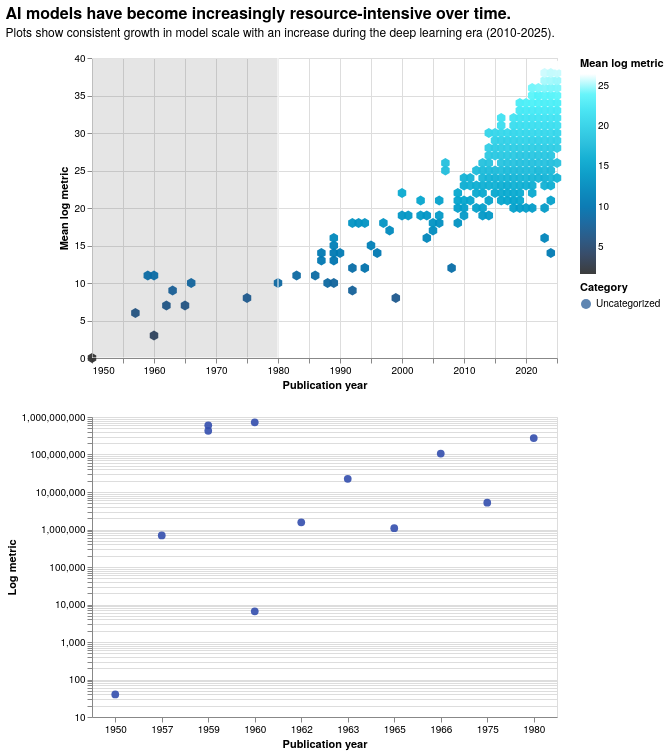

Here is the Vega-Lite specification saved for this chart:
### Vega-Lite specification from a JSON file in a GitHub repository (floating-point values rounded to 4 significant figures; data arrays with more than 128 entries replaced by an {"elided": "..."} marker saying what was removed)
{"config": {"view": {"continuousWidth": 300, "continuousHeight": 300}, "font": "Helvetica Neue"}, "vconcat": [{"layer": [{"data": {"name": "data-d5c8fd385c7a63cf1041109634edce62"}, "mark": {"type": "rect", "color": "#7EC6E3", "opacity": 0.15}, "encoding": {"x": {"field": "start", "type": "quantitative"}, "x2": {"field": "end"}, "y": {"value": 0}, "y2": {"value": 300}}, "transform": [{"filter": {"param": "show_dl_era"}}]}, {"data": {"name": "data-f80c3a47833a346ad6cdd2bd8ee7e16e"}, "mark": {"type": "text", "align": "left", "baseline": "bottom", "color": "black", "dx": 40, "dy": 5, "fontSize": 12, "fontWeight": "bold"}, "encoding": {"text": {"field": "label", "type": "nominal"}, "x": {"field": "start", "type": "quantitative"}, "y": {"value": 290}}, "transform": [{"filter": {"param": "show_dl_era"}}]}, {"data": {"name": "data-38163c590cee77754c0985e7d2a3054c"}, "mark": {"type": "point", "shape": "M0,-2.3094010768L2,-1.1547005384 2,1.1547005384 0,2.3094010768 -2,1.1547005384 -2,-1.1547005384Z", "size": 18, "stroke": "black", "strokeWidth": 0}, "encoding": {"fill": {"field": "y_field", "scale": {"scheme": "darkblue"}, "title": "Mean log metric", "type": "quantitative"}, "opacity": {"condition": [{"param": "param_2", "value": 0.95, "empty": true}], "value": 0.3}, "tooltip": [{"field": "year", "title": "Year", "type": "quantitative"}, {"field": "y_field", "format": ".2f", "title": "Mean log metric", "type": "quantitative"}], "x": {"axis": {"format": "d", "title": "Publication year"}, "field": "year", "type": "quantitative"}, "y": {"axis": {"title": "Mean log metric"}, "field": "y_pos", "type": "quantitative"}}, "name": "view_1", "transform": [{"calculate": "if((y_axis_select === 'compute'),datum.mean_log_compute,if((y_axis_select === 'params'),datum.mean_log_params,if((y_axis_select === 'power'),datum.mean_log_pd,if((y_axis_select === 'time'),datum.mean_log_time,datum.mean_log_cost))))", "as": "y_field"}]}], "encoding": {"x": {"scale": {"domain": [1950.0, 2025.0]}}}, "height": 300, "resolve": {"scale": {"color": "independent"}}, "width": "container"}, {"layer": [{"mark": {"type": "circle", "opacity": 0.7, "size": 60}, "encoding": {"color": {"condition": {"test": "(category_select !== 'None')", "field": "category_field", "legend": {"title": "Category"}, "type": "nominal"}, "value": "#334EAD"}, "opacity": {"condition": [{"param": "param_3", "value": 0.9}], "value": 0.2}, "tooltip": [{"field": "model", "title": "Model", "type": "nominal"}, {"field": "publication_date", "title": "Publication date", "type": "temporal"}, {"field": "organization", "title": "Organization", "type": "nominal"}, {"field": "country", "title": "Country", "type": "nominal"}, {"field": "training_compute_(flop)", "title": "Training compute", "type": "quantitative"}, {"field": "parameters", "title": "Parameters", "type": "quantitative"}, {"field": "training_power_draw_(w)", "title": "Power draw", "type": "quantitative"}, {"field": "training_time_(hours)", "title": "Compute cost (USD)", "type": "quantitative"}, {"field": "training_compute_cost_(2023_usd)", "title": "Training time (hours)", "type": "quantitative"}], "x": {"axis": {"labelAngle": 0}, "field": "year", "title": "Publication year", "type": "ordinal"}, "y": {"field": "y_field", "scale": {"type": "log"}, "title": "Log metric", "type": "quantitative"}}, "name": "view_2", "transform": [{"calculate": "if((y_axis_select === 'compute'),datum['training_compute_(flop)'],if((y_axis_select === 'params'),datum['parameters'],if((y_axis_select === 'power'),datum['training_power_draw_(w)'],if((y_axis_select === 'time'),datum['training_time_(hours)'],datum['training_compute_cost_(2023_usd)']))))", "as": "y_field"}, {"calculate": "datum[category_select] || 'Uncategorized'", "as": "category_field"}, {"filter": {"param": "brush"}}]}, {"mark": {"type": "text", "align": "left", "dx": 7, "dy": -3, "fontSize": 10}, "encoding": {"color": {"condition": {"test": "(category_select !== 'None')", "field": "category_field", "legend": {"title": "Category"}, "type": "nominal"}, "value": "#334EAD"}, "text": {"condition": {"test": "(test(regexp(param_1,'i'),datum.model) && (param_1 !== ''))", "field": "model", "type": "nominal"}, "value": ""}, "tooltip": [{"field": "model", "title": "Model", "type": "nominal"}, {"field": "publication_date", "title": "Publication date", "type": "temporal"}, {"field": "organization", "title": "Organization", "type": "nominal"}, {"field": "country", "title": "Country", "type": "nominal"}, {"field": "training_compute_(flop)", "title": "Training compute", "type": "quantitative"}, {"field": "parameters", "title": "Parameters", "type": "quantitative"}, {"field": "training_power_draw_(w)", "title": "Power draw", "type": "quantitative"}, {"field": "training_time_(hours)", "title": "Compute cost (USD)", "type": "quantitative"}, {"field": "training_compute_cost_(2023_usd)", "title": "Training time (hours)", "type": "quantitative"}], "x": {"axis": {"labelAngle": 0}, "field": "year", "title": "Publication year", "type": "ordinal"}, "y": {"field": "y_field", "scale": {"type": "log"}, "title": "Log metric", "type": "quantitative"}}, "transform": [{"calculate": "if((y_axis_select === 'compute'),datum['training_compute_(flop)'],if((y_axis_select === 'params'),datum['parameters'],if((y_axis_select === 'power'),datum['training_power_draw_(w)'],if((y_axis_select === 'time'),datum['training_time_(hours)'],datum['training_compute_cost_(2023_usd)']))))", "as": "y_field"}, {"calculate": "datum[category_select] || 'Uncategorized'", "as": "category_field"}, {"filter": {"param": "brush"}}]}], "data": {"name": "data-4f30eeaa1c37949eda175d25867849d0"}, "height": 300, "resolve": {"scale": {"color": "shared"}}, "width": "container"}], "params": [{"name": "y_axis_select", "bind": {"input": "select", "options": ["compute", "params", "power", "time", "cost"], "labels": ["Training compute (FLOPs)", "Trainable parameters", "Power draw", "Training time", "Training cost"], "name": "Y-axis: "}, "value": "compute"}, {"name": "brush", "select": {"type": "interval", "encodings": ["x"]}, "value": {"x": [1950, 1980]}, "views": ["view_1"]}, {"name": "param_2", "select": {"type": "point", "fields": ["year"], "on": "click"}, "views": ["view_1", "view_2"]}, {"name": "show_dl_era", "bind": {"input": "checkbox", "name": "Show deep learning era "}, "value": false}, {"name": "param_3", "select": {"type": "point", "fields": ["category_field"]}, "bind": "legend", "views": ["view_2"]}, {"name": "category_select", "bind": {"input": "radio", "options": ["None", "domain_top4", "country_top8", "org_top5"], "labels": ["None", "Domain", "Country", "Organization type"], "name": "Categorize models: "}, "value": "None"}, {"name": "param_1", "bind": {"input": "search", "name": "Find a model: ", "placeholder": "Model name"}, "value": ""}], "title": {"text": "AI models have become increasingly resource-intensive over time.", "anchor": "start", "dx": 0, "dy": -10, "fontSize": 16, "subtitle": "Plots show consistent growth in model scale with an increase during the deep learning era (2010-2025).", "subtitleFontSize": 12, "subtitlePadding": 6}, "$schema": "https://vega.github.io/schema/vega-lite/v5.20.1.json", "datasets": {"data-d5c8fd385c7a63cf1041109634edce62": [{"start": 2010, "end": 2025}], "data-f80c3a47833a346ad6cdd2bd8ee7e16e": [{"start": 2010, "end": 2025, "label": "Deep Learning Era"}], "data-38163c590cee77754c0985e7d2a3054c": {"elided": "230 records"}, "data-4f30eeaa1c37949eda175d25867849d0": {"elided": "1337 records"}}}
